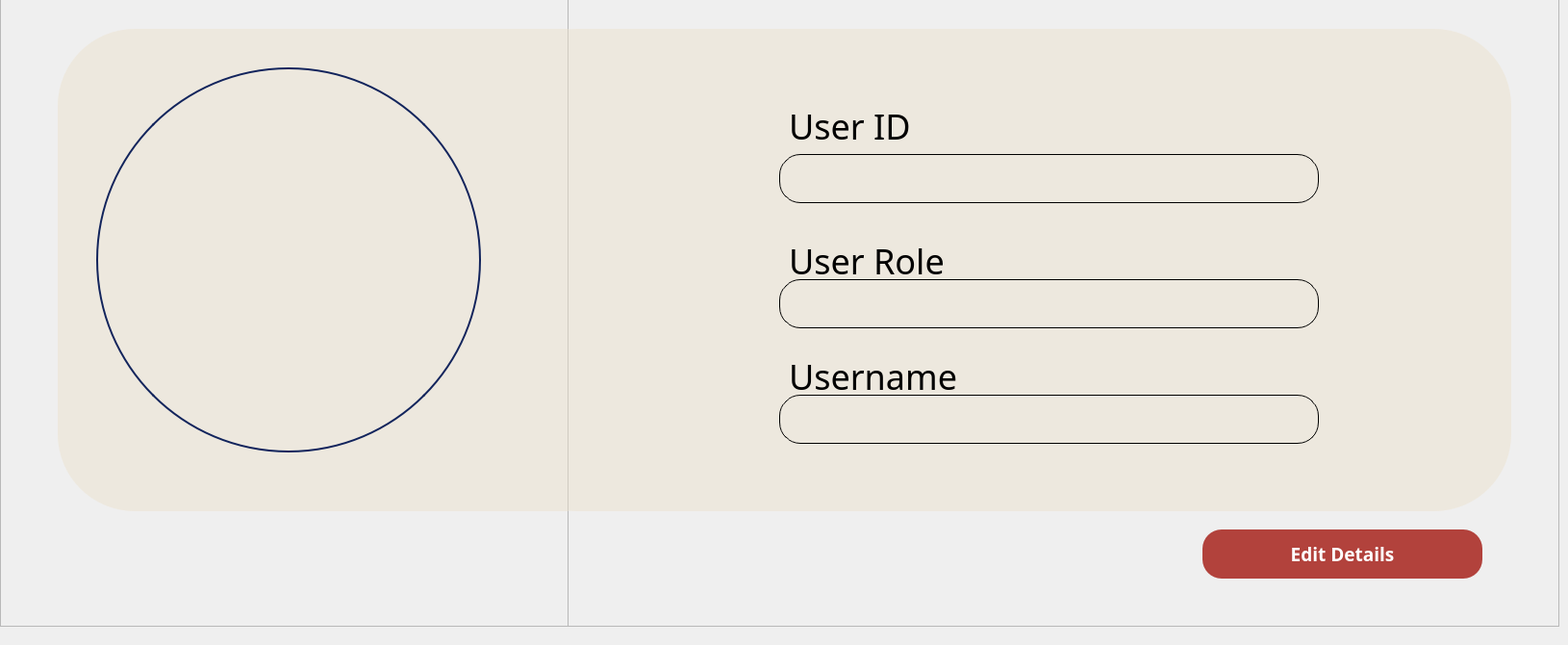
    <widget class="QWidget" name="page">
     <widget class="QFrame" name="frame_4">
      <property name="geometry">
       <rect>
        <x>590</x>
        <y>-10</y>
        <width>1031</width>
        <height>661</height>
       </rect>
      </property>
      <property name="frameShape">
       <enum>QFrame::StyledPanel</enum>
      </property>
      <property name="frameShadow">
       <enum>QFrame::Raised</enum>
      </property>
      <widget class="QFrame" name="frame_41">
       <property name="geometry">
        <rect>
         <x>0</x>
         <y>0</y>
         <width>981</width>
         <height>661</height>
        </rect>
       </property>
       <property name="font">
        <font>
         <pointsize>7</pointsize>
        </font>
       </property>
       <property name="styleSheet">
        <string notr="true">background: transparent;</string>
       </property>
       <property name="frameShape">
        <enum>QFrame::StyledPanel</enum>
       </property>
       <property name="frameShadow">
        <enum>QFrame::Raised</enum>
       </property>
       <widget class="QLabel" name="ownerIDText">
        <property name="geometry">
         <rect>
          <x>230</x>
          <y>120</y>
          <width>141</width>
          <height>41</height>
         </rect>
        </property>
        <property name="font">
         <font>
          <family>Poppins Medium</family>
          <pointsize>-1</pointsize>
         </font>
        </property>
        <property name="styleSheet">
         <string notr="true">
QLabel {
	font-size:36px;
}
    
</string>
        </property>
        <property name="text">
         <string>User ID</string>
        </property>
       </widget>
       <widget class="QLineEdit" name="ownerID">
        <property name="geometry">
         <rect>
          <x>220</x>
          <y>170</y>
          <width>561</width>
          <height>51</height>
         </rect>
        </property>
        <property name="font">
         <font>
          <pointsize>15</pointsize>
         </font>
        </property>
        <property name="styleSheet">
         <string notr="true">border: 1px solid #000000; 
border-radius: 22px; 
padding: 1px;</string>
        </property>
        <property name="text">
         <string/>
        </property>
        <property name="placeholderText">
         <string/>
        </property>
       </widget>
       <widget class="QLabel" name="ownerRoleText">
        <property name="geometry">
         <rect>
          <x>230</x>
          <y>260</y>
          <width>191</width>
          <height>41</height>
         </rect>
        </property>
        <property name="font">
         <font>
          <family>Poppins Medium</family>
          <pointsize>-1</pointsize>
         </font>
        </property>
        <property name="styleSheet">
         <string notr="true">
QLabel {
	font-size:36px;
}
    
</string>
        </property>
        <property name="text">
         <string>User Role</string>
        </property>
       </widget>
       <widget class="QLineEdit" name="ownerRole">
        <property name="geometry">
         <rect>
          <x>220</x>
          <y>300</y>
          <width>561</width>
          <height>51</height>
         </rect>
        </property>
        <property name="font">
         <font>
          <pointsize>15</pointsize>
         </font>
        </property>
        <property name="styleSheet">
         <string notr="true">border: 1px solid #000000; 
border-radius: 22px; 
padding: 1px;</string>
        </property>
        <property name="text">
         <string/>
        </property>
        <property name="placeholderText">
         <string/>
        </property>
       </widget>
       <widget class="QLabel" name="ownerNameText">
        <property name="geometry">
         <rect>
          <x>230</x>
          <y>380</y>
          <width>191</width>
          <height>41</height>
         </rect>
        </property>
        <property name="font">
         <font>
          <family>Poppins Medium</family>
          <pointsize>-1</pointsize>
         </font>
        </property>
        <property name="styleSheet">
         <string notr="true">
QLabel {
	font-size:36px;
}
    
</string>
        </property>
        <property name="text">
         <string>Username</string>
        </property>
       </widget>
       <widget class="QLineEdit" name="ownerName">
        <property name="geometry">
         <rect>
          <x>220</x>
          <y>420</y>
          <width>561</width>
          <height>51</height>
         </rect>
        </property>
        <property name="font">
         <font>
          <pointsize>15</pointsize>
         </font>
        </property>
        <property name="styleSheet">
         <string notr="true">border: 1px solid #000000; 
border-radius: 22px; 
padding: 1px;</string>
        </property>
        <property name="text">
         <string/>
        </property>
        <property name="placeholderText">
         <string/>
        </property>
       </widget>
       <widget class="QLabel" name="label_3">
        <property name="geometry">
         <rect>
          <x>-70</x>
          <y>40</y>
          <width>1051</width>
          <height>501</height>
         </rect>
        </property>
        <property name="styleSheet">
         <string notr="true">background-color: rgba(235, 224, 204, 0.47); 
border-radius: 80px;
</string>
        </property>
        <property name="text">
         <string/>
        </property>
       </widget>
       <widget class="QPushButton" name="pushButton_EditAccount">
        <property name="geometry">
         <rect>
          <x>660</x>
          <y>560</y>
          <width>291</width>
          <height>51</height>
         </rect>
        </property>
        <property name="font">
         <font>
          <family>Poppins Medium</family>
          <pointsize>14</pointsize>
          <weight>62</weight>
          <bold>true</bold>
         </font>
        </property>
        <property name="styleSheet">
         <string notr="true">    QPushButton {
        color: #ffffff;
        border-radius: 20px;
        padding: 3px;
        background-color: #b2423c;
        font-weight: 500;
    }
    QPushButton:hover {
        background-color: rgba(178, 66, 60, 0.9);
    }</string>
        </property>
        <property name="text">
         <string>Edit Details</string>
        </property>
       </widget>
       <zorder>label_3</zorder>
       <zorder>ownerIDText</zorder>
       <zorder>ownerID</zorder>
       <zorder>ownerRoleText</zorder>
       <zorder>ownerRole</zorder>
       <zorder>ownerNameText</zorder>
       <zorder>ownerName</zorder>
       <zorder>pushButton_EditAccount</zorder>
      </widget>
     </widget>
     <widget class="QFrame" name="frame_10">
      <property name="geometry">
       <rect>
        <x>0</x>
        <y>-10</y>
        <width>591</width>
        <height>661</height>
       </rect>
      </property>
      <property name="frameShape">
       <enum>QFrame::StyledPanel</enum>
      </property>
      <property name="frameShadow">
       <enum>QFrame::Raised</enum>
      </property>
      <widget class="QLabel" name="label_createUSER_profile_pic_cashier_4">
       <property name="geometry">
        <rect>
         <x>100</x>
         <y>80</y>
         <width>400</width>
         <height>400</height>
        </rect>
       </property>
       <property name="styleSheet">
        <string notr="true">border-radius: 200px;   /* half of 400 */
border: 2px solid #12245c;  /* optional: blue border */
</string>
       </property>
       <property name="text">
        <string/>
       </property>
       <property name="pixmap">
        <pixmap>../resources/images/userProfilepicture.png</pixmap>
       </property>
       <property name="scaledContents">
        <bool>true</bool>
       </property>
      </widget>
      <widget class="QLabel" name="label_10">
       <property name="geometry">
        <rect>
         <x>60</x>
         <y>40</y>
         <width>671</width>
         <height>501</height>
        </rect>
       </property>
       <property name="styleSheet">
        <string notr="true">background-color: rgba(235, 224, 204, 0.47); /* #ebe0cc with 47% opacity */
border-radius:80px;</string>
       </property>
       <property name="text">
        <string/>
       </property>
      </widget>
      <zorder>label_10</zorder>
      <zorder>label_createUSER_profile_pic_cashier_4</zorder>
     </widget>
    </widget>
